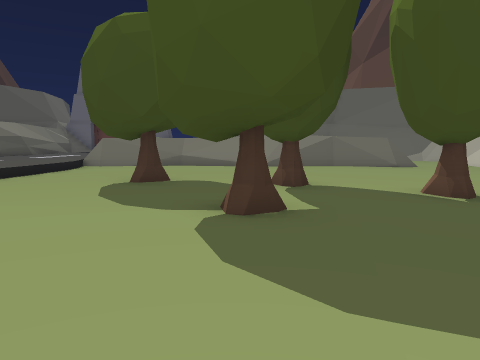
View 1 (above)

24 first-person views from a walk through a Unity game level. The camera is 1.4 m above the floor, tilts 6° down and sees 70° across. The floor is counted in squares, 2 m on a side. Each view is taken from the middle of a square. On the plan, view 1 faces up. The plan holds only what a view shows up to about 11 squares ahead; the rest is blank. The place goes on beyond the plan. The player is left out.

View 2
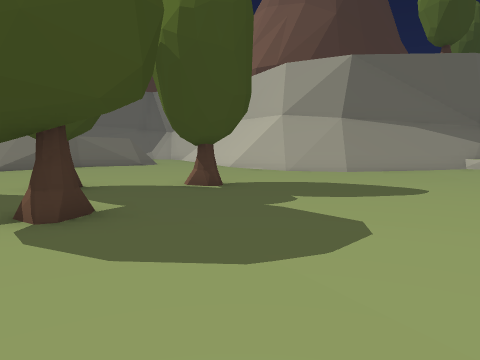

View 3
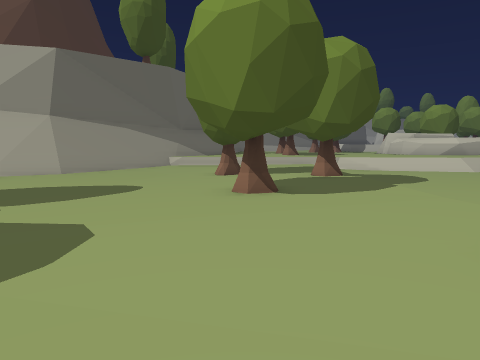

View 4
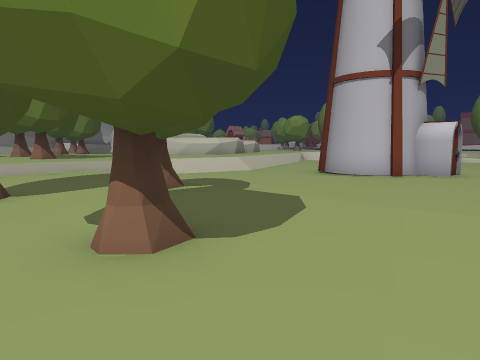

View 5
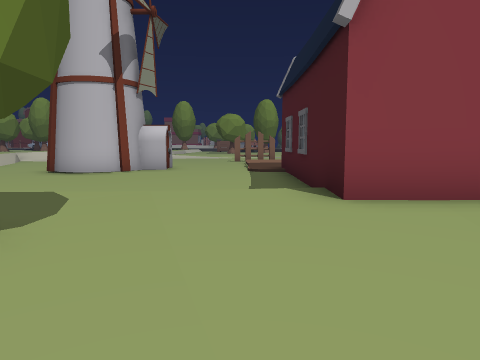

View 6
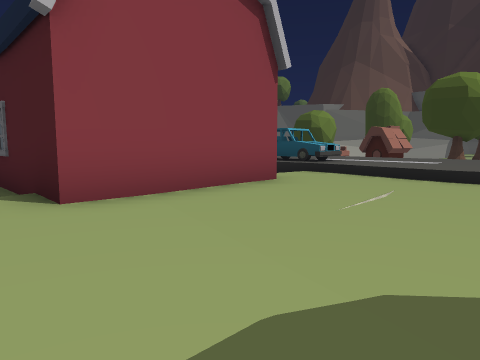

View 7
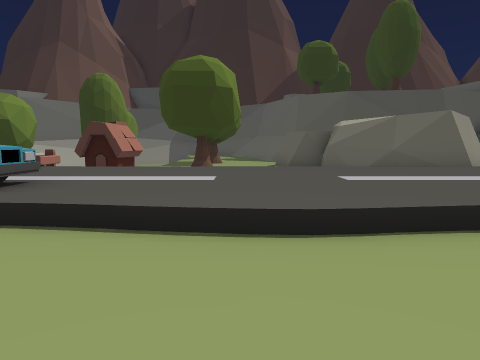

View 8
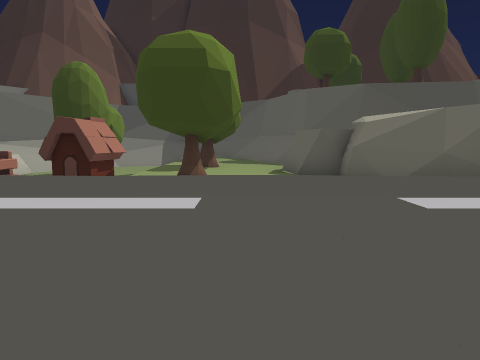

View 9
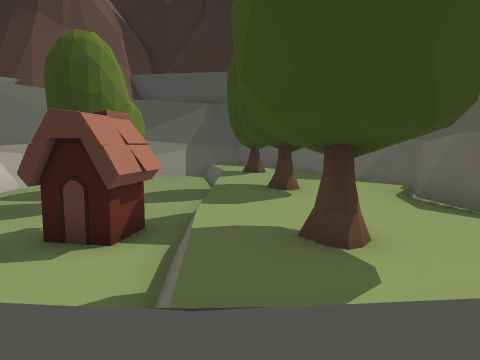

View 10
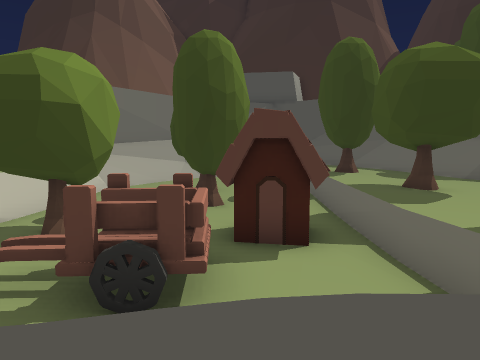

View 11
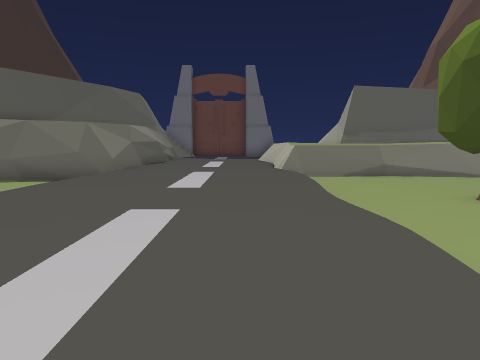

View 12
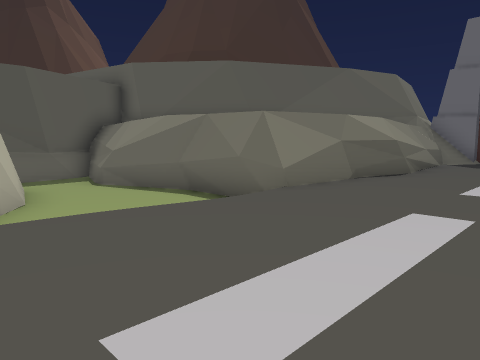

View 13
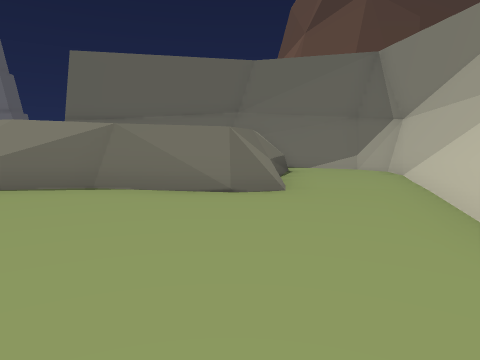

View 14
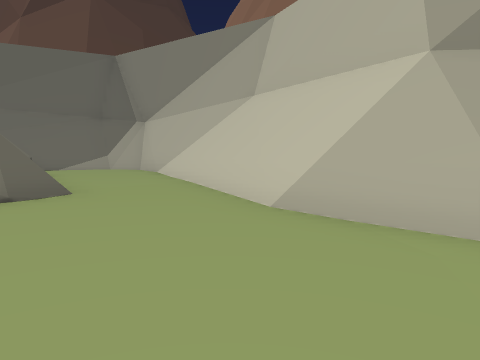

View 15
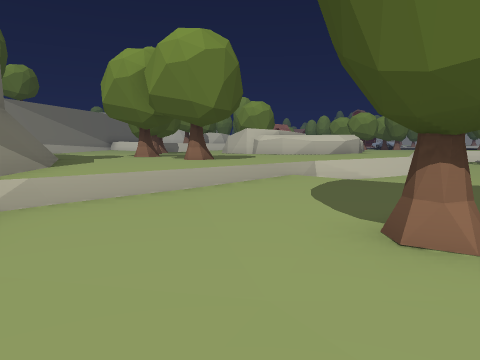

View 16
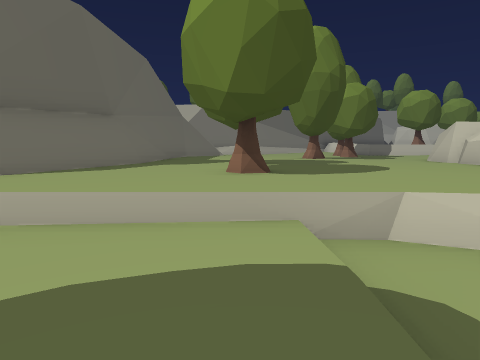

View 17
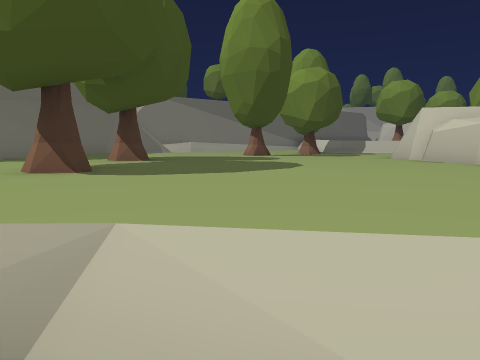

View 18
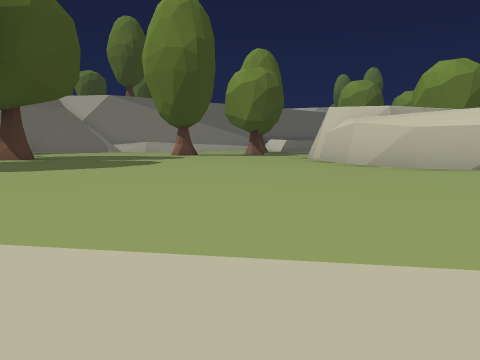

View 19
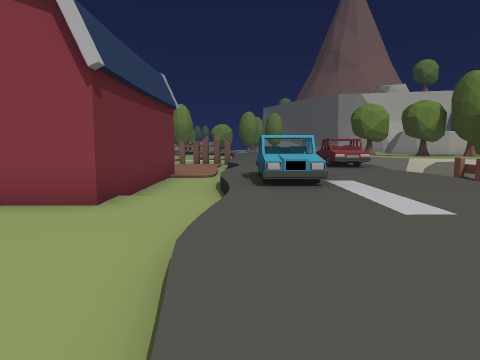

View 20
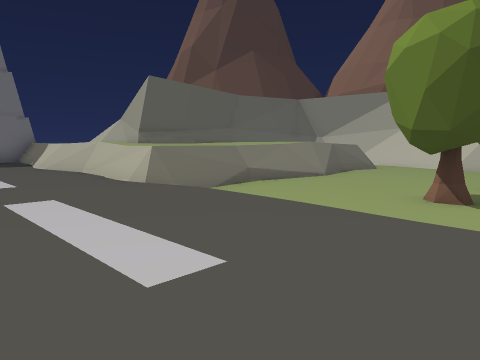

View 21
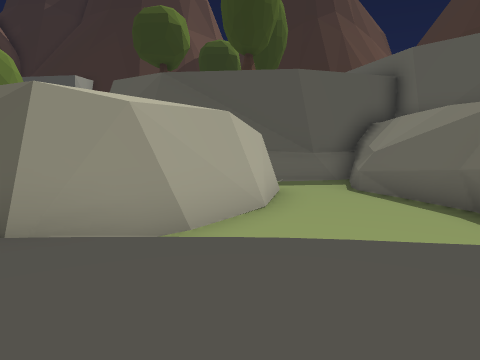

View 22
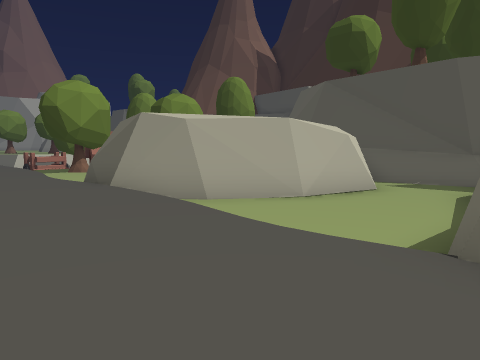

View 23
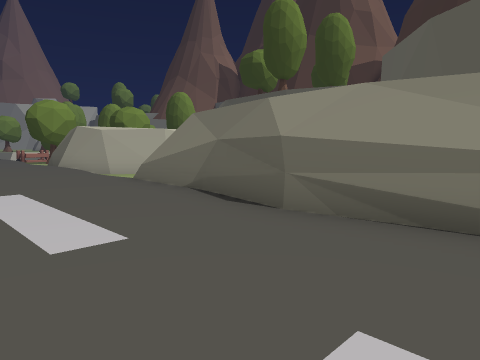

View 24
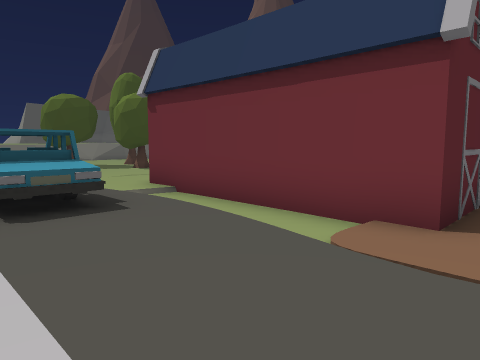

### Floor plan
Key: @ floor where view 1 was taken; # wall or solid block; x gap in a wall; . main floor; : floor 0.25 m higher than the main floor; - floor 0.25 m lower than the main floor; + floor 0.5 m higher than the main floor; _ floor 0.5 m lower than the main floor; < floor 1 m lower than the main floor; ( floor 1.25 m lower than the main floor; / step, stairs or slope; = window, fence, low wall or low ledge; ^ raised ledge; v drop or lower ground; O other object.
Columns run from 19 left of view 1 to 21 right of it. Each row starts with its distance up from view 1.
 17          #++++=         =///##
 16          ##+++=           ///#
 15          ##+++=          #.-##
 14          ##++++x        ##.-##
 13          #+++++         #=.-##
 12          #++++=#        #..//^
 11       ####++++===#==x=##=..//^
 10   #####...+++++............/#^
  9   #.--....+++++.........../=#
  8   #=--....+++++...........###
  7   ######..+++++..O.......-##
  6        ##/+++++..O..O...--##
  5         ##+++++.......O----##
  4          #+++++....O...-----###
  3   #   ####+++++. ......------###
  2 ###-###  .+++++. ........----..####
  1 #/..--....+++++...........---..++######
  0 ..........+++++....@...O...O...++++++####
 -1 O..OO..OO.+++++................+++++++++
 -2 O.........++++/.OOOOO.....O....+OO+O++++
 -3  <vvv==vv +++O+/O   O---------=+++++++++
 -4  <<((OO(((+++O+-O   ----------=+++++++O+
 -5  <(((OOOO(+++O+-O   O---------/+++++++++
 -6 O<OO(( OO +++++-O   ----------+++++++++:O
 -7   (((( OO OO+++/O   O-------_/+++++++++:O
 -8   (( O O  OO++=/OOOOO---###-_ ++++^^###::
 -9             ++//    .---#        ^^^#

Where each view was taken, in squares from view 1:
view 1: 0 up, 0 right, facing up
view 2: 0 up, 1 left, facing up-right
view 3: 0 up, 1 left, facing right
view 4: 1 up, 2 right, facing down-right
view 5: 2 up, 2 right, facing down
view 6: 2 up, 2 right, facing down-left
view 7: 0 up, 2 left, facing left
view 8: 0 up, 4 left, facing left
view 9: 2 down, 8 left, facing left
view 10: 5 down, 8 left, facing left
view 11: 1 up, 6 left, facing up
view 12: 6 up, 6 left, facing up-left
view 13: 6 up, 5 right, facing up
view 14: 6 up, 4 right, facing up-right
view 15: 3 up, 7 right, facing down-right
view 16: 2 down, 8 right, facing right
view 17: 4 down, 10 right, facing right
view 18: 6 down, 10 right, facing right
view 19: 3 up, 5 left, facing down
view 20: 5 up, 8 left, facing up-right
view 21: 7 up, 7 left, facing left
view 22: 11 up, 7 left, facing down-left
view 23: 17 up, 6 left, facing down-left
view 24: 9 down, 7 left, facing up-right
